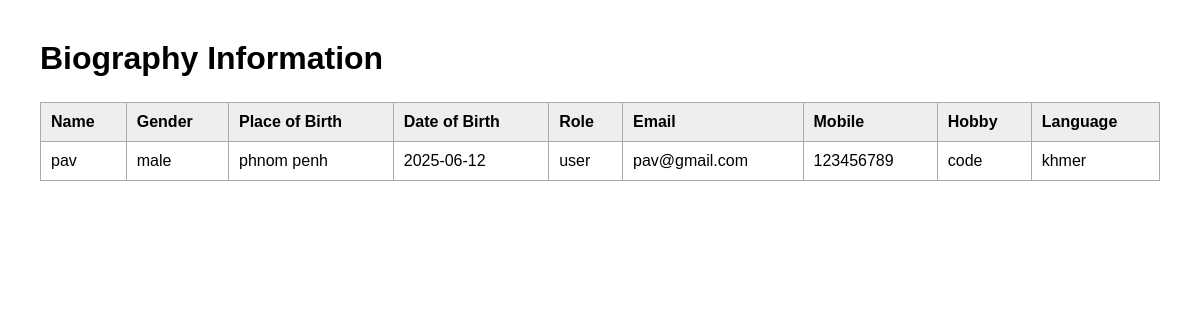
Before: /coffee/biography/ with the older database file.
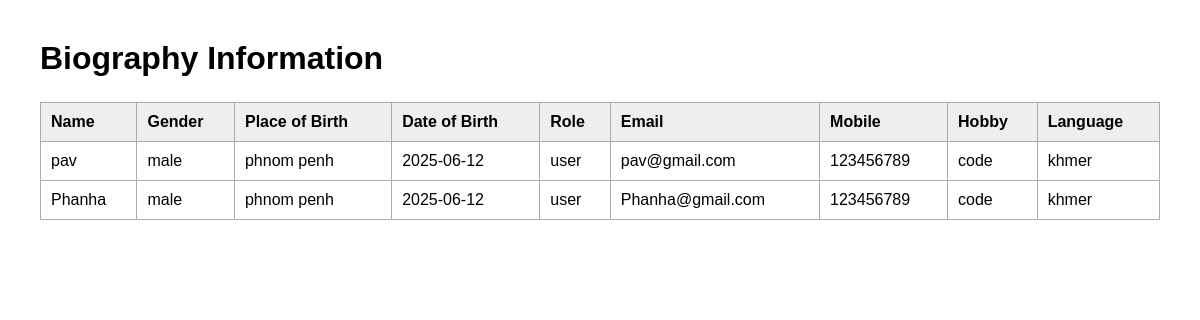
After: the same page with the newer database file.
### coffeeapp/models.py (models this page shows, shortened)
class biography(models.Model):
    name = models.CharField(max_length=255)
    gender = models.CharField(max_length=100)
    place_of_birth = models.CharField(max_length=255)
    data_birth = models.DateTimeField()
    role =models.CharField(max_length=255)
    email = models.EmailField()
    mobile = models.IntegerField()
    hobby = models.CharField(max_length=255)
    language = models.CharField(max_length=255)

### coffeeapp/views.py (the view)
# urls.py: path('biography/', views.Biography_views,name='biography'),
def Biography_views(request):
    Biography = biography.objects.all()
    return render(request, 'biography.html', {'biography':Biography})

### coffeeapp/templates/biography.html (shortened to what this page needs)
<!DOCTYPE html>
<html lang="en">
<head>
</head>
<body>
    <h1>Biography Information</h1>
    <table>
        <thead>
            <tr>
                <th>Name</th>
                <th>Gender</th>
                <th>Place of Birth</th>
                <th>Date of Birth</th>
                <th>Role</th>
                <th>Email</th>
                <th>Mobile</th>
                <th>Hobby</th>
                <th>Language</th>
            </tr>
        </thead>
        <tbody>
            {% for item in biography %}
            <tr>
                <td>{{ item.name }}</td>
                <td>{{ item.gender }}</td>
                <td>{{ item.place_of_birth }}</td>
                <td>{{ item.data_birth|date:"Y-m-d" }}</td>
                <td>{{ item.role }}</td>
                <td>{{ item.email }}</td>
                <td>{{ item.mobile }}</td>
                <td>{{ item.hobby }}</td>
                <td>{{ item.language }}</td>
            </tr>
            {% empty %}
            <tr>
                <td colspan="9">No data available.</td>
            </tr>
            {% endfor %}
        </tbody>
    </table>
</body>
</html>

### coffeeapp/templates/biography.html (style rules this page uses)
body { font-family: Arial, sans-serif; margin: 40px; }
table { width: 100%; border-collapse: collapse; margin-top: 25px; }
th, td { border: 1px solid #aaa; padding: 10px; text-align: left; }
th { background-color: #eee; }

Changed rows visible on the page:
added biography: name "Phanha", gender "male", place_of_birth "phnom penh", data_birth "2025-06-12", role "user", email "Phanha@gmail.com", mobile "123456789", hobby "code", language "khmer"
